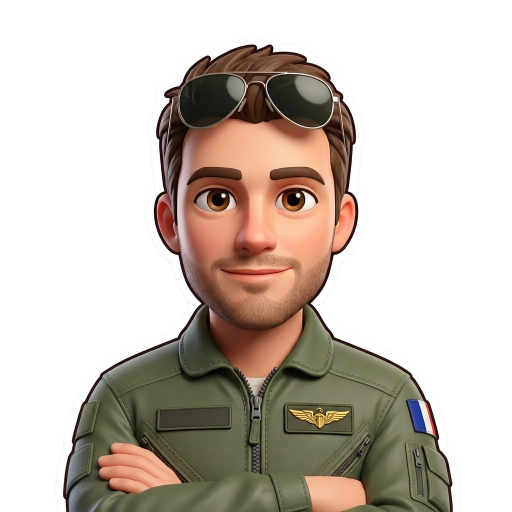
#> input picture mascot/stickers/arms_crossed.png, 1024 x 1024 px, given in place of arms_crossed.png.png, which was not available (shown at 1/2 size)
$ python -i pa_render.py   (imports and definitions only)
#> lines starting #> are read from the running program, lines starting #| are printed output that depends on the picture; after the words box and inside, x2 and y2 are one past the last pixel; in counts of white or black regions, pixels touching at a corner belong together; pictures that were not available may be replaced by others from this repository, and a replacement may not be noted
### mascot_fx.py
"""Aides pour poser la mascotte dans un moteur : enveloppe de voix -> ouverture de bouche, clignement, pop."""
import math, numpy as np, soundfile as sf


def envelope(items, total, fps=30):
    """items = [(chemin_wav, t0)] ; renvoie MOUTH[frame] dans 0..1."""
#> called with total = 0, fps = 30
    env = np.zeros(int(total * fps) + fps)
    for fn, t0 in items:
        try:
            a, sr = sf.read(fn)
        except Exception:
            continue
        if a.ndim > 1: a = a.mean(1)
        hop = sr / fps
        for i in range(int(len(a) / hop)):
            j = int(t0 * fps) + i
            if 0 <= j < len(env): env[j] = np.sqrt(np.mean(a[int(i * hop):int((i + 1) * hop)] ** 2))
    ref = np.percentile(env[env > 1e-4], 85) if (env > 1e-4).any() else 1.0
    m = np.clip((env / ref - 0.15) * 1.4, 0, 1)
    return np.maximum(m, np.roll(m, 1) * 0.6)


def blink(t):
    return 1 if (t + 0.7) % 3.4 < 0.1 else 0


def pop(t, t0, dur=0.28):
    return 0.0 if t0 is None else max(0.0, 1 - (t - t0) / dur)

### pa_render.py
"""Moteur « Pixel » : vidéo en pixel art (rendu 180x320, agrandi x6 sans lissage).
Usage : DL=dl/<slug> python3 pa_render.py [stills t1 t2 ...]   (cfg.py : SCENES[type,title,say,show], END_HOLD ; durs.json)
Types : hook gorilla tunnel night bulb descent alarm crash cause fix verdict"""
import json, math, os, re, subprocess, sys, random, importlib.util
import numpy as np
from PIL import Image, ImageDraw, ImageFont
import mascot_fx as _MF

W, H, S, FPS = 180, 320, 6, 30
D = os.environ.get('DL', 'dl/pa_tunnel').rstrip('/') + '/'
# [1 line not run here, left out]
# [1 line that did not run here, left out]
# [1 line not run here, left out]
SEG = []; t = 0.0
# [5 lines not run here, left out]
TOTAL = t
# [1 line not run here, left out]

FD = os.path.join(os.path.dirname(os.path.abspath(__file__)), 'pipe', 'fonts')
_f = {}


# [4 lines left out: function F, not called in this run]


BG = (3, 3, 12); WHITE = (236, 236, 244); RED = (232, 62, 48); RED_D = (100, 14, 10); BLUE = (100, 145, 255); BLUE_D = (15, 25, 90)
YEL = (238, 206, 92); YEL_D = (150, 115, 30); GREEN = (70, 220, 90); GREEN_D = (10, 70, 20); GREY = (70, 70, 92); AMBER = (255, 160, 30)


def txt(d, x, y, s, sz, col, sh=(0, 0, 0), kind='sk', anchor='la'):
    f = F(sz, kind)
    d.text((x + 1, y + 1), s, font=f, fill=sh, anchor=anchor); d.text((x, y), s, font=f, fill=col, anchor=anchor)


def tw(s, sz, kind='sk'):
    return F(sz, kind).getlength(s)


def ease(u):
    u = min(max(u, 0), 1); return u * u * (3 - 2 * u)


def ease_out(u):
    u = min(max(u, 0), 1); return 1 - (1 - u) ** 3


# ---------- sprites ----------
def pixelize(im, h, cols=14, thr=110):
#> called with h = 66, cols = 20, thr = 110
    im = im.convert('RGBA'); w = max(1, round(im.width * h / im.height))
#> in pixelize, im is the input picture: PIL image 1024x1024 RGBA; mean R, G, B, A 70.9, 67.8, 55.5, 114.2
#> after `w = max(1, round(im.width * h / im.height))`: w = 66
    s = im.resize((w, h), Image.LANCZOS); a = s.split()[3].point(lambda v: 255 if v > thr else 0)
#> after `s = im.resize((w, h), Image.LANCZOS)`:
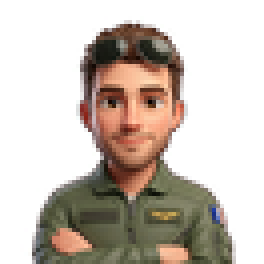
#> s: PIL image 66x66 RGBA (shown 4 times larger); mean R, G, B, A 77, 67, 58.1, 114.2; transparent parts drawn white
#> after `a = s.split()[3].point(lambda v: 255 if v > thr else 0)`:
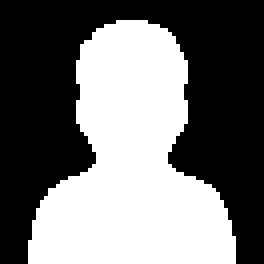
#> a: PIL image 66x66 L (shown 4 times larger); 45.1% white; 1 white region, box (x1, y1, x2, y2) and area: (7, 5, 59, 66) 1963
    q = s.convert('RGB').quantize(cols, method=Image.Quantize.MEDIANCUT).convert('RGB'); q.putalpha(a)
#> after `q = s.convert('RGB').quantize(cols, method=Image.Quantize.MEDIANCUT).c`:
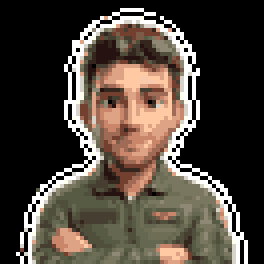
#> q: PIL image 66x66 RGB (shown 4 times larger); mean R, G, B 76.7, 67.3, 58.2
#> after `q.putalpha(a)`:
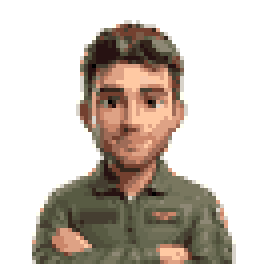
#> q: PIL image 66x66 RGBA (shown 4 times larger); mean R, G, B, A 76.7, 67.3, 58.2, 114.9; transparent parts drawn white
    # contour sombre 1 px
    m = np.array(a) > 0; o = np.zeros_like(m)
    for dx, dy in ((1, 0), (-1, 0), (0, 1), (0, -1)): o |= np.roll(np.roll(m, dy, 0), dx, 1)
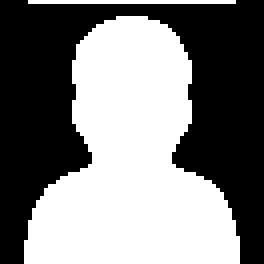
#> o: shape (66, 66) bool (shown 4 times larger); 49.6% white; 2 white regions, box (x1, y1, x2, y2) and area: (6, 4, 60, 66) 2110, (7, 0, 59, 1) 52
    o &= ~m; arr = np.array(q); arr[o] = (8, 8, 20, 255); return Image.fromarray(arr)
#> after `o &= ~m`:
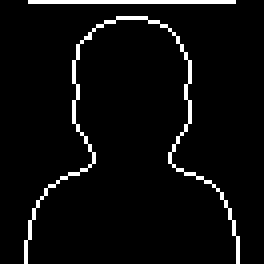
#> o: shape (66, 66) bool (shown 4 times larger); 4.6% white in thin lines or dots, all inside (x1, y1, x2, y2) = (6, 0, 60, 66)
#> after `arr[o] = (8, 8, 20, 255)`:
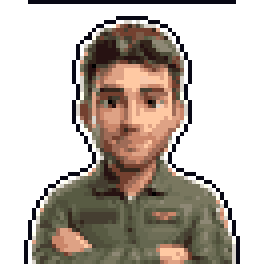
#> arr: shape (66, 66, 4) (shown 4 times larger); 4.57% of pixels changed, all inside (x1, y1, x2, y2) = (6, 0, 60, 66); transparent parts drawn white


_MS = {}
MDIR = os.path.join(os.path.dirname(os.path.abspath(__file__)), 'mascot', 'stickers')


def mascot(pose, h=66):
    k = (pose, h)
    if k not in _MS: _MS[k] = pixelize(Image.open(os.path.join(MDIR, pose + '.png')), h, 20)
    return _MS[k]


# [47 lines left out: functions stars, dither_rect, stamp, vignette, airliner, not called in this run]


def pilot_back(d, x, y, col=(40, 40, 60)):
    col = tuple(min(255, c + 30) for c in col)
    d.ellipse([x - 5, y - 12, x + 5, y - 2], fill=(70, 50, 40)); d.arc([x - 5, y - 13, x + 5, y - 3], 180, 360, fill=(20, 20, 25)); d.rectangle([x - 8, y - 2, x + 8, y + 12], fill=col)


def ball(d, x, y, col=(230, 120, 40)):
    d.rectangle([x - 1, y - 1, x + 1, y + 1], fill=col)


# [4 lines left out: function player, not called in this run]


def gorilla_big(img, x, y, t, beat=False, k=2):
    g = Image.new('RGBA', (40, 40), (0, 0, 0, 0)); gorilla(ImageDraw.Draw(g), 20, 30, t, beat, (34, 34, 40), (90, 90, 100))
    g = g.resize((40 * k, 40 * k), Image.NEAREST); img.paste(g, (int(x - 20 * k), int(y - 30 * k)), g)


# [47 lines left out: functions gorilla, bulb_icon, gear_panel, altimeter, chunks, not called in this run]


CH = []
# [4 lines not run here, left out]


# [7 lines left out: function wrap, not called in this run]


HI = {'tunnel', 'gorille', 'aveugle', 'tuer', 'moitié', 'stress', 'ampoule', 'ampoule.', 'grillée.', 'alarme', '101', 'règle', 'vole,', 'panne.', 'gorille ?', 'altitude.', 'TriStar', '176', '1972.', '1999,'}


# [11 lines left out: function captions, not called in this run]


# ---------- mascotte ----------
MOUTH = _MF.envelope([(D + f"s{sg['i']}.wav", sg['vt']) for sg in SEG], TOTAL, FPS)
POSE = dict(hook='shocked', gorilla='point_up', tunnel='skeptical', night=None, bulb=None, descent=None, alarm=None, crash=None, cause=None, fix='point_up', verdict='wink_thumb')


# [184 lines left out: functions draw_mascot, title, sc_hook, sc_gorilla, sc_tunnel, ground_lights and 9 more, not called in this run]


SC = dict(hook=sc_hook, gorilla=sc_gorilla, tunnel=sc_tunnel, night=sc_night, bulb=sc_bulb, descent=sc_descent, alarm=sc_alarm,
          crash=sc_crash, cause=sc_cause, fix=sc_fix, verdict=sc_verdict)


# [17 lines left out: function frame, not called in this run]


# [11 lines not run here, left out]

>>> result = mascot('mascot/stickers/arms_crossed.png')
